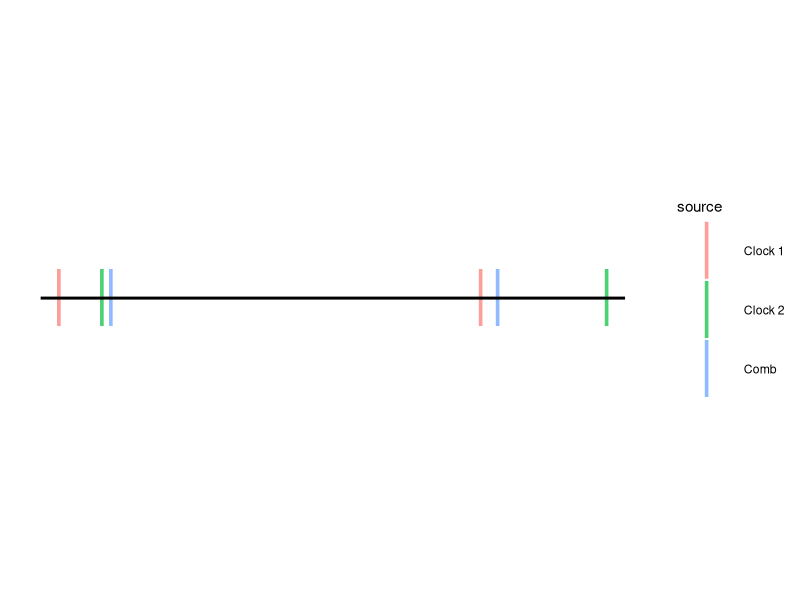

Recreate this plot in R.
## ---- chunk 1
knitr::opts_chunk$set(echo = FALSE)
library(tidyverse)
library(MASS)
## ---- chunk 2
library(ggplot2) 
x <- 60535
comb <- c(x + 0.71, x + 0.92)
al <- c(x + 0.6818403, x + 0.9108218 )
sr <- c(x + 0.705143550906, x + 0.9791847021)
df <- data.frame(c("Clock 1", "Clock 2", "Comb"), rbind(al, sr, comb))
colnames(df) <- c("source", "start", "end")
rownames(df) <- NULL
df_plot <- data.frame(source = rep(df$source,2), time = c(df$start, df$end)) 

ggplot(df_plot) +
  geom_point(aes(x=time, y=0, color=source), size = 15, shape="|", alpha=0.7)  +
  annotate("segment", x=min(df$start)-0.01, xend=max(df$end)+0.01, y=0, yend=0, linewidth=1) +
#  annotate("segment", x=min(df$start)-0.01, xend=min(df$start)-0.01, y=-0.0001, yend=0.0001, linewidth=2) +
#  annotate("segment", x=max(df$end)+0.01, xend=max(df$end)+0.01, y=-0.0001, yend=0.0001, linewidth=2) +
#  geom_text(aes(label = x), col="white") +
  scale_x_continuous(limits = c(min(df$start)-0.01, max(df$end)+0.01)) +
  scale_y_continuous(limits = c(-0.001,0.001)) +
#  scale_color_manual(values = unname(colours)) + 
  theme(panel.background = element_blank(),
        axis.text = element_blank(),
        axis.ticks = element_blank(),
        axis.title = element_blank())
